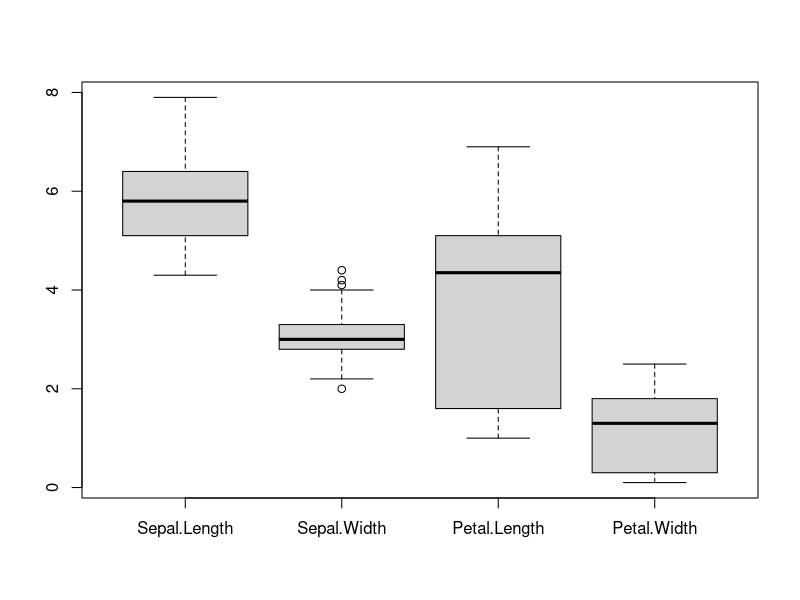
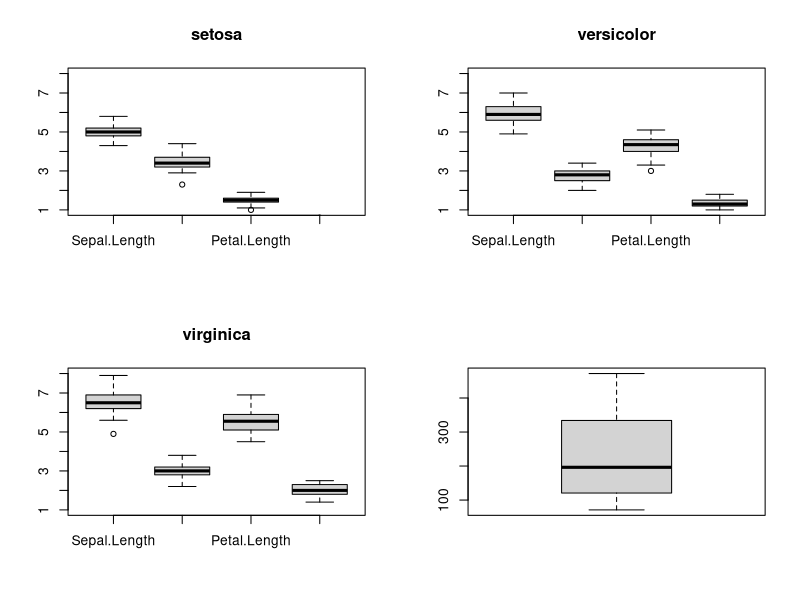
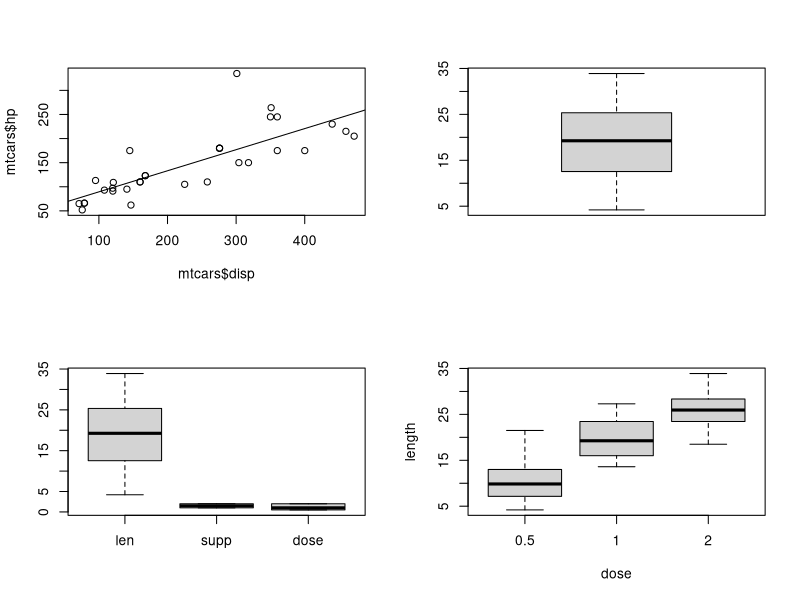
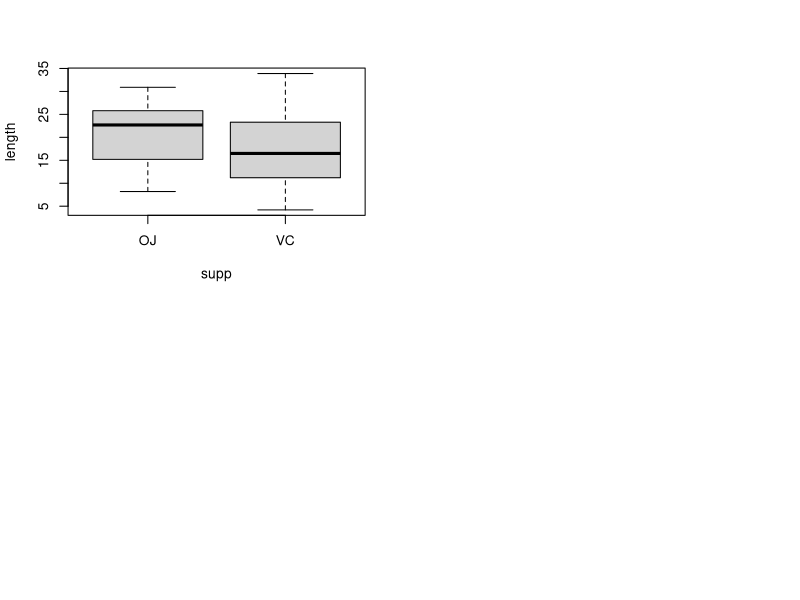
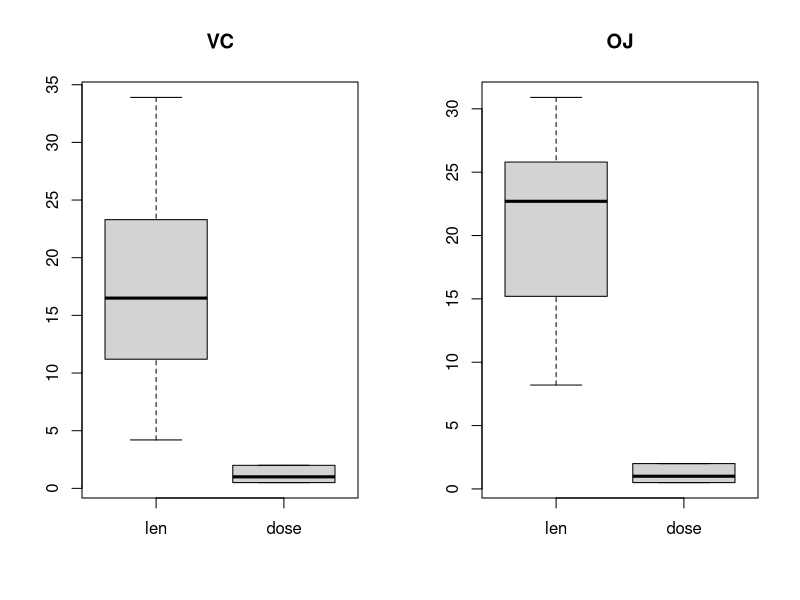
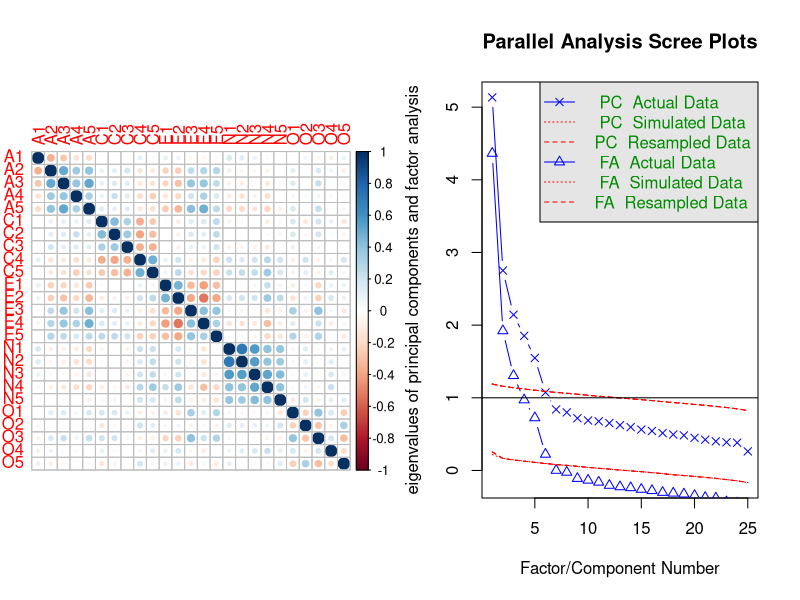
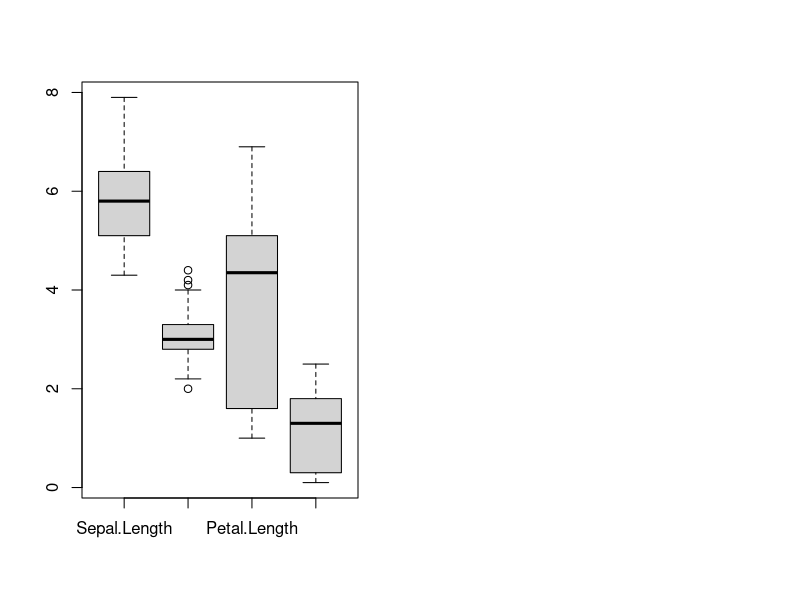
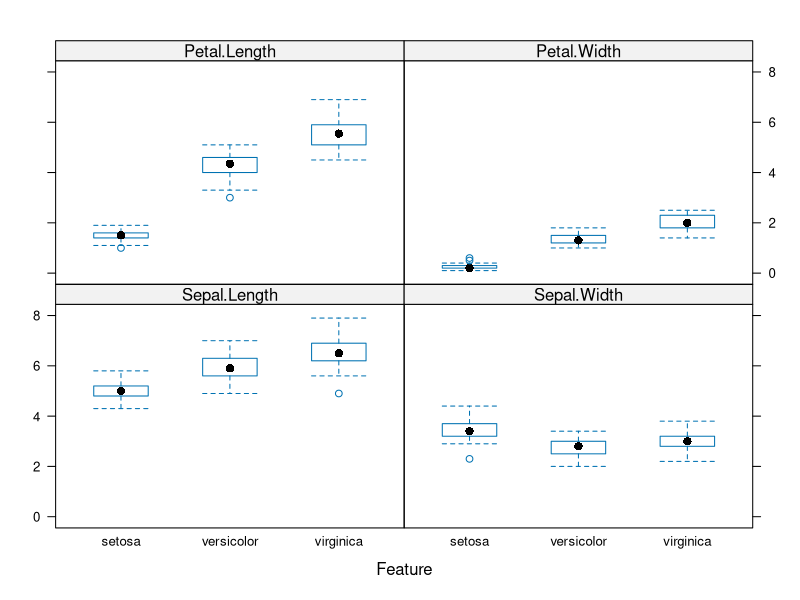

Write R code to recreate these figures, in order.
####################################
### 1. Ü B U N G S A U F G A B E ###
####################################

# Ausgangssituation
iris

# Deskriptive Analyse
summary(iris)
boxplot(iris[1:4])
setosa <- subset(iris, Species=="setosa")
versicolor <- subset(iris, Species=="versicolor")
virginica <- subset(iris, Species=="virginica")
summary(setosa[c(1:4)])
summary(versicolor[c(1:4)])
summary(virginica[c(1:4)])

# Bivariate Analyse
cor(iris[1:4])

# Grafische Darstellung zur Mustererkennung
par(mfrow=c(2,2))
boxplot(setosa[c(1:4)], main="setosa", ylim=c(1,8))
boxplot(versicolor[c(1:4)], main="versicolor", ylim=c(1,8))
boxplot(virginica[c(1:4)], main="virginica", ylim=c(1,8))

# Mustererkennung - Setosa
identification <- subset(iris, Petal.Length>="1" & Petal.Length<="2" & Petal.Width<="1", select=c(Species))
summary(identification)

# Mustererkennung - Versicolor
identification <- subset(iris, Petal.Length>="3" & Petal.Length<="5" & Petal.Width<="2", select=c(Species))
summary(identification)

# Mustererkennung - Virginica
identification <- subset(iris, Petal.Length>="4.5" & Petal.Width>="1.6", select=c(Species))
summary(identification)

####################################
### 2. Ü B U N G S A U F G A B E ###
####################################

# Ausgangssituation
mtcars

# Deskriptive Analyse
summary(mtcars)
boxplot(mtcars$disp)
help(mtcars)

# Bivariate Analyse
cor(mtcars$disp, mtcars$hp)
plot(mtcars$disp, mtcars$hp)
abline(lm(mtcars$hp~mtcars$disp))
cor(mtcars)

# Multivariate Analyse
step(lm(data=mtcars, mpg~.), trace=1, steps=11)
regression <- step(lm(data=mtcars, mpg~.), trace=0, steps=11)
summary(regression)

####################################
### 3. Ü B U N G S A U F G A B E ###
####################################

# Ausgangssituation
erfolgreich <- cbind(70, 55)
nicht_erfolgreich <- cbind(30, 45)
matrix <- rbind(erfolgreich, nicht_erfolgreich)
matrix

# Chi-Quadrat ermitteln
chisq.test(matrix)

####################################
### 4. Ü B U N G S A U F G A B E ###
####################################

# Ausgangssituation
ToothGrowth

# Deskriptive Analyse
summary(ToothGrowth)
boxplot(ToothGrowth$len)
boxplot(ToothGrowth)
help(ToothGrowth)
boxplot(ToothGrowth$len~ToothGrowth$dose, xlab="dose", ylab="length")

# Datensatz modellieren
vc <- subset(ToothGrowth, supp=="VC")
oj <- subset(ToothGrowth, supp=="OJ")
vc
oj
summary(vc[c(1:3)])
vc[c(2)]

# Detaillierte grafische Analysen
boxplot(ToothGrowth$len~ToothGrowth$supp, xlab="supp", ylab="length")
par(mfrow=c(1,2))
boxplot(vc[c(1,3)], main="VC")
boxplot(oj[c(1,3)], main="OJ")

# Signifikanztest
t.test(ToothGrowth$len~ToothGrowth$supp)

####################################
### 5. Ü B U N G S A U F G A B E ###
####################################

# Ausgangssituation
install.packages("psych", dependencies=TRUE)
library(psych)
bfi
help(bfi)

# Deskriptive Analyse
summary(bfi[c(1:5)])
summary(bfi[c(16:20)])
agreeableness_sum <- (bfi$A1+bfi$A2+bfi$A3+bfi$A4+bfi$A5)/5
summary(agreeableness_sum)
neuroticism_sum <- (bfi$N1+bfi$N2+bfi$N3+bfi$N4+bfi$N5)/5
summary(neuroticism_sum)

# Bivariate Analyse
cor(bfi[c(1:5)], use="complete.obs")
cor(bfi[c(16:20)], use="complete.obs")
install.packages("corrplot")
library(corrplot)
cor_matrix <- cor(bfi[c(1:25)], use="complete.obs")
corrplot(cor_matrix)

# Faktorenanalyse
items <- bfi[1:25]
items <- items[complete.cases(items),]
fa(items, nfactors=5, rotate="varimax")
fa.parallel(items)

####################################
### 6. Ü B U N G S A U F G A B E ###
####################################

# Ausgangssituation
iris
install.packages("caret", dependencies=TRUE)
library(caret)

# Deskriptive Analyse
summary(iris)
boxplot(iris[1:4])
x <- iris[,1:4]
y <- iris[,5]
featurePlot(x=x, y=y, plot="box")

# Bivariate Analyse
cor(iris[1:4])

# Machine Learning
validation_index <- createDataPartition(iris$Species, p=0.80, list=FALSE)
validation <- iris[-validation_index, ]
model <- iris[validation_index, ]
summary(validation)
summary(model)
control <- trainControl(method = "cv", number = 10)
metric <- "Accuracy"
fit.lda <- train(Species ~ ., data=model, method ="lda", metric=metric, trControl=control)
fit.knn <- train(Species ~ ., data=model, method ="knn", metric=metric, trControl=control)
fit.rf <- train(Species ~ ., data=model, method ="rf", metric=metric, trControl=control)
results <- resamples(list(lda=fit.lda, knn=fit.knn, rf=fit.rf))
summary(results)
dotplot(results)
print(fit.lda)
predictions <- predict(fit.lda, model)
confusionMatrix(predictions, model$Species)
predictions <- predict(fit.lda, validation)
confusionMatrix(predictions, validation$Species)